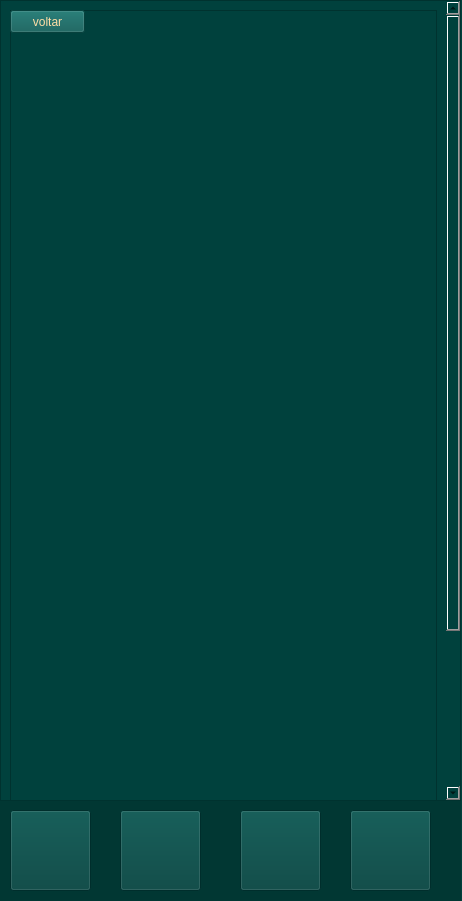
<?xml version="1.0" encoding="UTF-8"?>
<ui version="4.0">
 <class>ExercicioC</class>
 <widget class="QWidget" name="ExercicioC">
  <property name="geometry">
   <rect>
    <x>0</x>
    <y>0</y>
    <width>462</width>
    <height>901</height>
   </rect>
  </property>
  <property name="minimumSize">
   <size>
    <width>462</width>
    <height>901</height>
   </size>
  </property>
  <property name="maximumSize">
   <size>
    <width>462</width>
    <height>901</height>
   </size>
  </property>
  <property name="windowTitle">
   <string>Form</string>
  </property>
  <property name="styleSheet">
   <string notr="true">background-color: rgb(0, 65, 61);</string>
  </property>
  <widget class="QLabel" name="label_4">
   <property name="geometry">
    <rect>
     <x>0</x>
     <y>800</y>
     <width>461</width>
     <height>101</height>
    </rect>
   </property>
   <property name="styleSheet">
    <string notr="true">background-color: rgb(1, 55, 51);</string>
   </property>
   <property name="text">
    <string/>
   </property>
  </widget>
  <widget class="QPushButton" name="menu_4">
   <property name="geometry">
    <rect>
     <x>10</x>
     <y>810</y>
     <width>81</width>
     <height>81</height>
    </rect>
   </property>
   <property name="styleSheet">
    <string notr="true">#botaomenu_2{
border:none;
}</string>
   </property>
   <property name="text">
    <string/>
   </property>
   <property name="icon">
    <iconset>
     <normaloff>fotos/menu.png</normaloff>fotos/menu.png</iconset>
   </property>
   <property name="iconSize">
    <size>
     <width>81</width>
     <height>81</height>
    </size>
   </property>
  </widget>
  <widget class="QPushButton" name="treino">
   <property name="geometry">
    <rect>
     <x>120</x>
     <y>810</y>
     <width>81</width>
     <height>81</height>
    </rect>
   </property>
   <property name="styleSheet">
    <string notr="true">#botaotreino{
border:none;
}</string>
   </property>
   <property name="text">
    <string/>
   </property>
   <property name="icon">
    <iconset>
     <normaloff>fotos/treino.png</normaloff>fotos/treino.png</iconset>
   </property>
   <property name="iconSize">
    <size>
     <width>81</width>
     <height>81</height>
    </size>
   </property>
  </widget>
  <widget class="QPushButton" name="config">
   <property name="geometry">
    <rect>
     <x>240</x>
     <y>810</y>
     <width>81</width>
     <height>81</height>
    </rect>
   </property>
   <property name="styleSheet">
    <string notr="true">#botaoconfig{
border:none;
}</string>
   </property>
   <property name="text">
    <string/>
   </property>
   <property name="icon">
    <iconset>
     <normaloff>fotos/config.png</normaloff>fotos/config.png</iconset>
   </property>
   <property name="iconSize">
    <size>
     <width>81</width>
     <height>81</height>
    </size>
   </property>
  </widget>
  <widget class="QPushButton" name="perfil">
   <property name="geometry">
    <rect>
     <x>350</x>
     <y>810</y>
     <width>81</width>
     <height>81</height>
    </rect>
   </property>
   <property name="styleSheet">
    <string notr="true">#botaoperfil{
border:none;
}</string>
   </property>
   <property name="text">
    <string/>
   </property>
   <property name="icon">
    <iconset>
     <normaloff>fotos/perfil.png</normaloff>fotos/perfil.png</iconset>
   </property>
   <property name="iconSize">
    <size>
     <width>80</width>
     <height>80</height>
    </size>
   </property>
  </widget>
  <widget class="QScrollArea" name="scrollArea">
   <property name="geometry">
    <rect>
     <x>0</x>
     <y>0</y>
     <width>461</width>
     <height>801</height>
    </rect>
   </property>
   <property name="widgetResizable">
    <bool>true</bool>
   </property>
   <widget class="QWidget" name="scrollAreaWidgetContents">
    <property name="geometry">
     <rect>
      <x>0</x>
      <y>0</y>
      <width>442</width>
      <height>1000</height>
     </rect>
    </property>
    <property name="minimumSize">
     <size>
      <width>300</width>
      <height>1000</height>
     </size>
    </property>
    <layout class="QVBoxLayout" name="verticalLayout">
     <item>
      <widget class="QFrame" name="frame">
       <property name="minimumSize">
        <size>
         <width>300</width>
         <height>1000</height>
        </size>
       </property>
       <property name="frameShape">
        <enum>QFrame::StyledPanel</enum>
       </property>
       <property name="frameShadow">
        <enum>QFrame::Raised</enum>
       </property>
       <widget class="QLabel" name="label">
        <property name="geometry">
         <rect>
          <x>20</x>
          <y>20</y>
          <width>390</width>
          <height>1000</height>
         </rect>
        </property>
        <property name="minimumSize">
         <size>
          <width>390</width>
          <height>1000</height>
         </size>
        </property>
        <property name="text">
         <string/>
        </property>
        <property name="pixmap">
         <pixmap>fotos/exercicios C (1) - hiper .png</pixmap>
        </property>
       </widget>
       <widget class="QPushButton" name="voltar_C_1">
        <property name="geometry">
         <rect>
          <x>0</x>
          <y>0</y>
          <width>75</width>
          <height>23</height>
         </rect>
        </property>
        <property name="styleSheet">
         <string notr="true">#voltar_C_1{
background-color:#0A5B56;
color:#FFDDA6;
font: 75 10pt &quot;Georgia&quot;;
}</string>
        </property>
        <property name="text">
         <string>voltar</string>
        </property>
       </widget>
      </widget>
     </item>
    </layout>
   </widget>
  </widget>
 </widget>
 <resources/>
 <connections/>
</ui>
